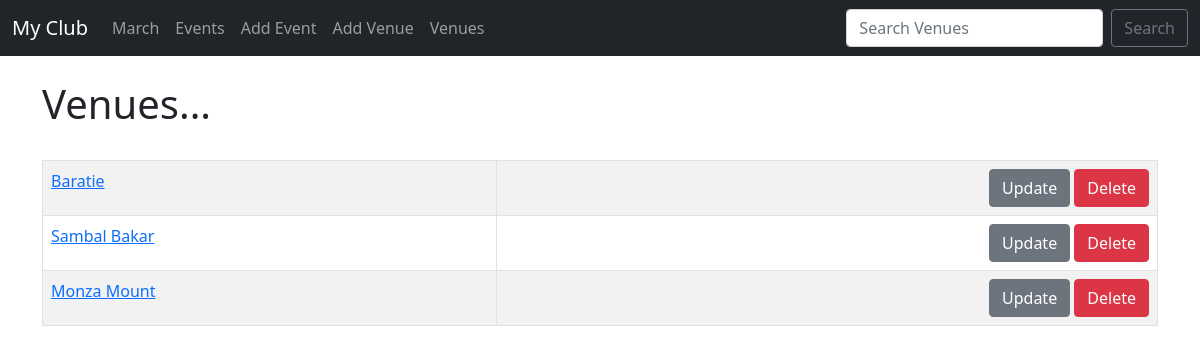
The page /list_venues on the database as committed earlier.
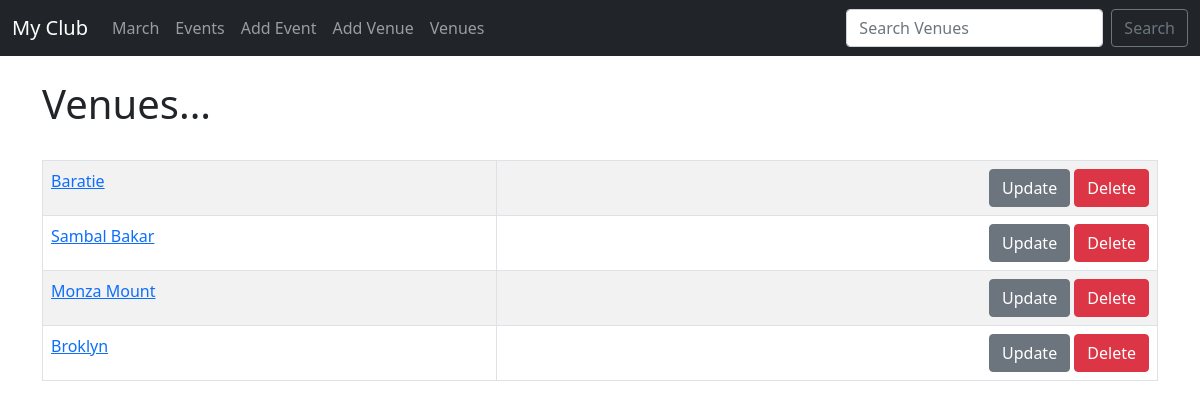
The same page on the database as committed later.
### events/models.py (models this page shows)
class Venue(models.Model):
    name = models.CharField('Venue Name', max_length=120)
    address = models.CharField(max_length=300)
    zip_code = models.CharField('Zip Code', max_length=12)
    phone = models.CharField('Contact Phone', max_length=20, blank=True)
    web = models.URLField('Website Address', blank=True)
    email_address = models.EmailField('Email Address', blank=True)
    def __str__(self):
        return self.name

### events/views.py (the view)
# urls.py: path('list_venues', views.list_venues, name='list-venues'),
def list_venues(request):
    venue_list = Venue.objects.all()
    return render(request, 'events/venue_list.html',
                    {'venue_list': venue_list})

### templates/events/venue_list.html
{% extends 'events/base.html' %}
{% block content %}
<h1>Venues...</h1>
<br>
<table class="table table-hover table-striped table-bordered">
    {% for venue in venue_list %}
    <tr>
        <td>
            <a href="{% url 'show-venue' venue.id %}">{{venue}}</a>
            <br>
        </td>
        <td align="right">
            <a href="{% url 'update-venue' venue.id %}" > <button class="btn btn-secondary">Update</button></a>
            <a href="{% url 'delete-venue' venue.id %}" > <button class="btn btn-danger">Delete</button></a>
        </td>
    </tr>
    {% endfor %}
</table>
{% endblock %}

Rows that differ between the two databases and show on the page:
added Venue: name "Broklyn"
